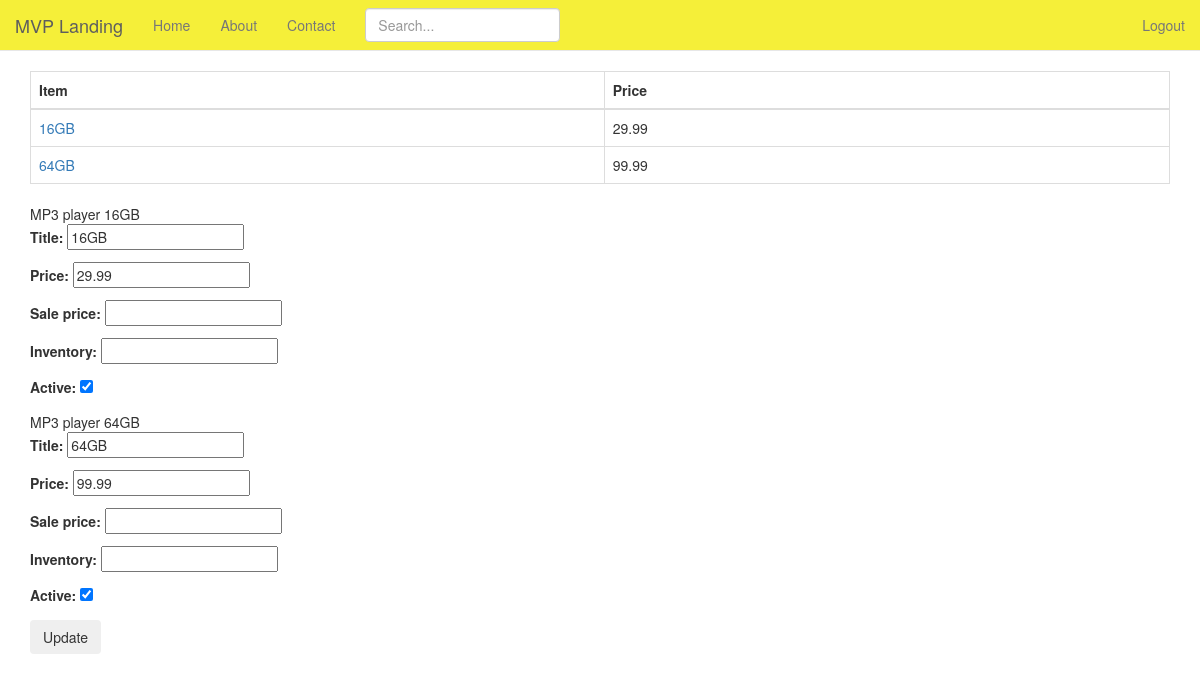
Page /product/1/inventory/ (signed in) on the committed database.
### products/models.py (models this page shows, shortened)
class Variation(models.Model):
    product = models.ForeignKey(Product)
    title = models.CharField(max_length=120)
    price = models.DecimalField(decimal_places=2, max_digits=20)
    sale_price = models.DecimalField(decimal_places=2, max_digits=20, null=True, blank=True)
    active = models.BooleanField(default=True)
    inventory = models.IntegerField(null=True, blank=True)  # refer none == unlimited amount
    def get_absolute_url(self):
        return self.product.get_absolute_url()

class Product(models.Model):
    title = models.CharField(max_length=120)
    description = models.TextField(blank=True, null=True)
    price = models.DecimalField(decimal_places=2, max_digits=20)
    active = models.BooleanField(default=True)
    objects = ProductManager()
    def get_absolute_url(self):
        return reverse('Product_Detail', kwargs={'pk': self.pk})

### products/views.py (the view, shortened to what this page needs)
# urls.py: url(r'^(?P<pk>\d+)/inventory/$', views.VariationListView.as_view(), name='product_inventory'),
class VariationListView(StaffRequiredMixin,ListView):
    model = Variation
    queryset = Variation.objects.all
    def get_context_data(self, *args, **kwargs):
        context = super(VariationListView, self).get_context_data(*args, **kwargs)
        context["formset"] = VariationInventoryFormSet(queryset=self.get_queryset())
        return context
    def get_queryset(self, *args, **kwargs):
        product_pk = self.kwargs.get("pk")
        if product_pk:
            product = get_object_or_404(Product, pk=product_pk)
            queryset = Variation.objects.filter(product=product)
        return queryset

### products/mixins.py (called while the page is built)
    @method_decorator(login_required)
    def dispatch(self, request, *args, **kwargs):
        if request.user.is_staff:
            return super(StaffRequiredMixin, self).dispatch(request, *args, **kwargs)
        else:
            raise Http404

### products/models.py (called while the page is built)
    def active(self):
        return self.filter(active=True)

    def get_queryset(self):
        return ProductQuerySet(self.model, using=self._db)

    def all(self, *args, **kwargs):
        return self.get_queryset().active()

### products/templates/products/variation_list.html (shortened to what this page needs)
{% extends 'base.html' %}
{% load staticfiles %}
{% block content %}
    <table class="table table-bordered">
        <thead>
            <tr>
                <th>Item</th>
                <th>Price</th>
            </tr>
        </thead>
        <tbody>
            {% for item in object_list %}
                <tr>
                    <td><a href="{{ item.get_absolute_url }}">{{ item.title }}</a></td>
                    <td>{{ item.price }}</td>
                </tr>
            {% endfor %}
        </tbody>
    </table>
    <form method="POST" action=""> {% csrf_token %}
        {% for form in formset %}
            {{ form.instance.product.title }}
            {{ form.instance.title }}
            {{ form.as_p }}
        {% endfor %}
        <input type="submit" value='Update' class='btn' />
    </form>
{% endblock %}

### static/my_static/css/starter-template.css (style rules this page uses)
body { padding-top: 0px; }

### rows in the picture
Variation: title "16GB", price "29.99", instance.product "MP3 player", instance "16GB"
Variation: title "64GB", price "99.99", instance.product "MP3 player", instance "64GB"
